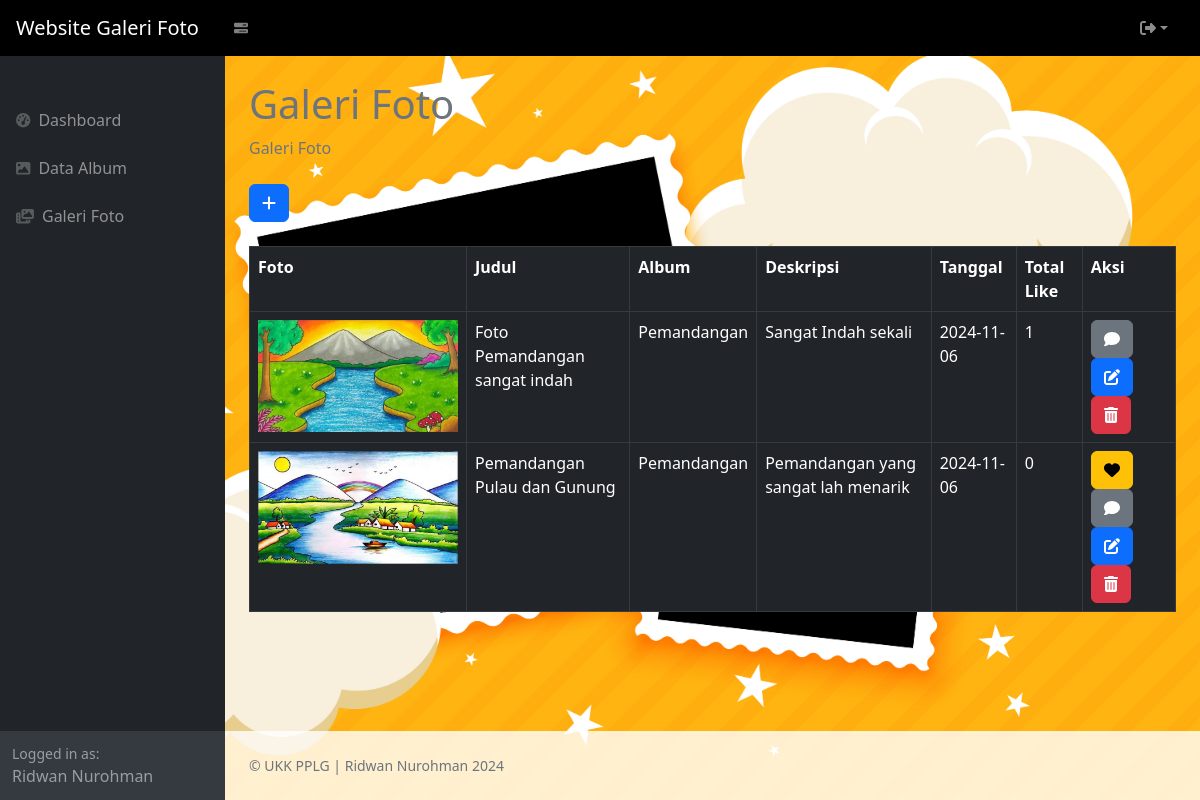
The page /index.php?page=galeri (signed in) on the database its author committed.
### tables this page shows
CREATE TABLE `foto` (
  `fotoid` int(11) NOT NULL,
  `judulfoto` varchar(255) NOT NULL,
  `deskripsifoto` text NOT NULL,
  `tanggalunggah` date NOT NULL,
  `lokasifile` varchar(255) NOT NULL,
  `albumid` int(11) NOT NULL,
  `userid` int(11) NOT NULL
);

CREATE TABLE `album` (
  `albumid` int(11) NOT NULL,
  `namaalbum` varchar(255) NOT NULL,
  `deskripsi` text NOT NULL,
  `tanggalbuat` date NOT NULL,
  `userid` int(11) NOT NULL
);

### galeri.php (the view)
<div class="container-fluid px-4">
                        <h1 class="mt-4 text-secondary">Galeri Foto</h1>
                        <ol class="breadcrumb mb-4">
                            <li class="breadcrumb-item active">Galeri Foto</li>
                        </ol>
                        <a href="?page=galeri_tambah" class="btn btn-primary" ><i class="fa-solid fa-plus"></i></a>
                        <br><br>
                         <table class="table table-bordered">
                            <tr class="table-dark">
                                <th>Foto</th>
                                <th>Judul</th>
                                <th>Album</th>
                                <th>Deskripsi</th>
                                <th>Tanggal</th>
                                <th>Total Like</th>
                                <th>Aksi</th>
                            </tr>
                            <?php
                             $query = mysqli_query($koneksi, "SELECT foto.*, album.namaalbum FROM foto left join album on album.albumid = foto.albumid");
                             while($data = mysqli_fetch_array($query)) {
                                ?>
                             <tr class="table-dark">
                              <td>
                                 <a href="foto/<?php echo $data['lokasifile']; ?> " target="_blank">
                                 <img src="foto/<?php echo $data['lokasifile']; ?>" width="200" alt="lokasifile">
                                 </a>
                              </td>
                              <td><?php echo $data['judulfoto']; ?></td>
                              <td><?php echo $data['namaalbum']; ?></td>
                              <td><?php echo $data['deskripsifoto']; ?></td>
                              <td><?php echo $data['tanggalunggah']; ?></td>
                              <td><?php echo mysqli_num_rows(mysqli_query($koneksi, "SELECT*FROM likefoto WHERE fotoid=" . $data['fotoid'])) ?></td>
                              <td>
                                 <?php
                                 if(mysqli_num_rows(mysqli_query($koneksi, "SELECT*FROM likefoto WHERE fotoid=" . $data['fotoid'] . " AND userid=" . $_SESSION['user']['userid'])) < 1){
                                 ?>
                                <a href="?page=galeri_like&&id=<?php echo $data['fotoid']; ?> " class="btn btn-warning"><i class="fa-solid fa-heart"></i></a>
                                <?php
                                 }
                                 ?>
                                <a href="?page=galeri_komentar&&id=<?php echo $data['fotoid']; ?> " class="btn btn-secondary"><i class="fa-solid fa-comment"></i></a>
                                <a href="?page=galeri_ubah&&id=<?php echo $data['fotoid']; ?> " class="btn btn-primary"><i class="fa-solid fa-pen-to-square"></i></a>
                                <a href="?page=galeri_hapus&&id=<?php echo $data['fotoid']; ?> " class="btn btn-danger"><i class="fa-solid fa-trash-can"></i></a>
                              </td>
                             </tr>
                                <?php
                             }
                            ?>
                         </table>
                    </div>

### index.php (shortened to what this page needs)
<!DOCTYPE html>
<html lang="en">
    <head>
        <link href="https://cdn.jsdelivr.net/npm/simple-datatables@7.1.2/dist/style.min.css" rel="stylesheet" />
        <link href="css/styles.css" rel="stylesheet" />
    </head>
    <body class="sb-nav-fixed">
        <nav class="sb-topnav navbar navbar-expand navbar-dark bg-black">
            <a class="navbar-brand ps-3" href="index.php">Website Galeri Foto</a>
            <button class="btn btn-link btn-sm order-1 order-lg-0 me-4 me-lg-0" id="sidebarToggle" href="#!"><i class="fa-solid fa-bars-progress"></i></button>
            <ul class="navbar-nav ms-auto ms-md-0 me-3 me-lg-4">
                <li class="nav-item dropdown">
                    <a class="nav-link dropdown-toggle" id="navbarDropdown" href="login.php" role="button" data-bs-toggle="dropdown" aria-expanded="false"><i class="fa-solid fa-right-from-bracket"></i></a>
                </li>
            </ul>
        </nav>
        <div id="layoutSidenav">
            <div id="layoutSidenav_nav">
                <nav class="sb-sidenav accordion sb-sidenav-dark" id="sidenavAccordion">
                    <div class="sb-sidenav-menu">
                        <div class="nav">
                            <div class="sb-sidenav-menu-heading"></div>
                            <a class="nav-link" href="?">
                                <div class="sb-nav-link-icon"><i class="fas fa-tachometer-alt"></i></div>
                                Dashboard
                            </a>
                            <a class="nav-link" href="?page=album">
                                <div class="sb-nav-link-icon"><i class="fa-solid fa-image"></i></div>
                                Data Album
                            </a>
                            <a class="nav-link" href="?page=galeri">
                                <div class="sb-nav-link-icon"><i class="fa-solid fa-photo-film"></i></div>
                                Galeri Foto
                            </a>
                        </div>
                    </div>
                    <div class="sb-sidenav-footer">
                        <div class="small">Logged in as:</div>
                        <?php echo $_SESSION['user']['namalengkap']; ?>
                    </div>
                </nav>
            </div>
            <div id="layoutSidenav_content">
                <main>
                       <?php
                        $page = isset($_GET['page']) ? $_GET['page'] : 'home';
                        include $page . '.php';
                       ?>
                </main>
                <footer class="py-4  mt-auto">
                    <div class="container-fluid px-4">
                        <div class="d-flex align-items-center justify-content-between small">
                            <div class="text-muted">&copy; UKK PPLG | Ridwan Nurohman 2024</div>
                        </div>
                    </div>
                </footer>
                </div>
            </div>
    </body>
</html>

### index.php (style rules this page uses)
body { background-image: url('BG 1.jpg'); background-size: cover; background-position: center; color: black; }
.navbar, footer { background-color: rgba(255, 255, 255, 0.8); }

### rows shown on the page
foto: lokasifile (picture), judulfoto "Foto Pemandangan sangat indah", albumid.namaalbum "Pemandangan", deskripsifoto "Sangat Indah sekali", tanggalunggah "2024-11-06", fotoid "1"
foto: lokasifile (picture), judulfoto "Pemandangan Pulau dan Gunung", albumid.namaalbum "Pemandangan", deskripsifoto "Pemandangan yang sangat lah menarik", tanggalunggah "2024-11-06", fotoid "0"

### other values the page prints
$_SESSION['user']['namalengkap'] "Ridwan Nurohman"
